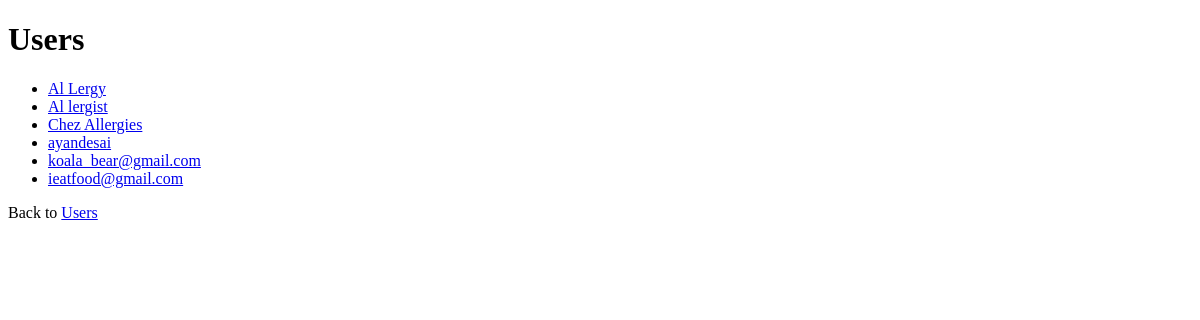
The page /users/users/ on the database as committed earlier.
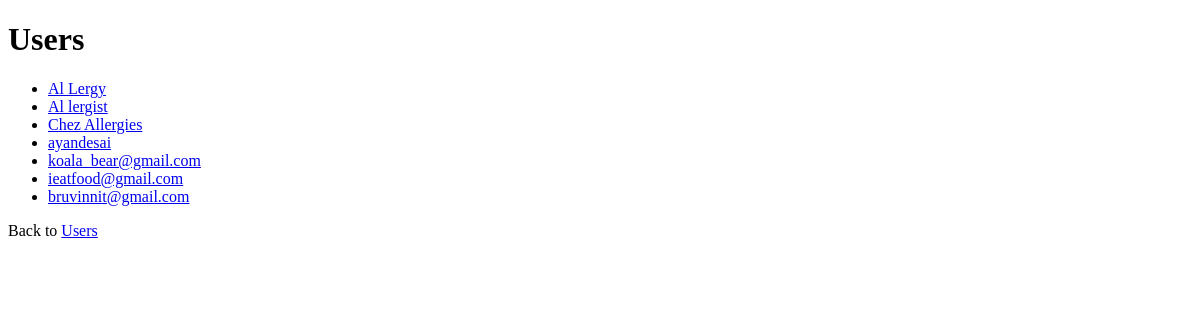
The same page on the database as committed later.
### users/models.py (models this page shows)
class CustomUser(AbstractUser):
    ROLE_CHOICES = [
        ("restaurant", "Restaurant"),
        ("patient", "Patient"),
    ]
    allergies= models.ManyToManyField(Allergy)
    role = models.CharField(choices= ROLE_CHOICES, max_length=255 , null = True)

### users/views.py (the view)
# urls.py: path('users/', include('users.urls')),
def users(request):
    myusers = CustomUser.objects.all().values()
    template = loader.get_template('all_users.html')
    context = {
        'myusers': myusers,
        "AUTH0_DOMAIN": settings.AUTH0_DOMAIN,
        "AUTH0_CLIENT_ID": settings.AUTH0_CLIENT_ID,
        "AUTH0_CALLBACK_URL": settings.AUTH0_CALLBACK_URL,
    }
    return HttpResponse(template.render(context,request))

### users/templates/all_users.html
<!DOCTYPE html>
<html>
<body>
<h1>Users</h1>
<ul>
  {% for x in myusers %}
    <li><a href="user_details/{{ x.id }}">{{ x.username }}</a></li>
  {% endfor %}
</ul>
<p>Back to <a href="index/">Users</a></p>
</body>
</html>

Rows that differ between the two databases and show on the page:
added CustomUser: username "bruvinnit@gmail.com"
